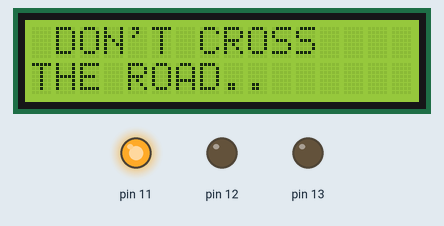
This sketch was run on a simulated Arduino Uno, built with avr-gcc and run on an emulated ATmega328P. Parts: 16×2 character LCD, output pins drawn as LEDs (lit = HIGH).

Above: at 0.1 s.
At 3.1 s:
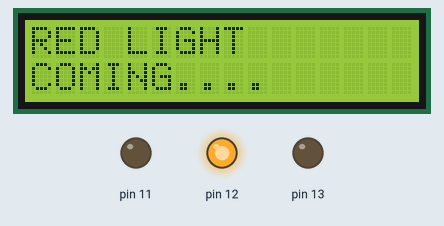
At 5.1 s:
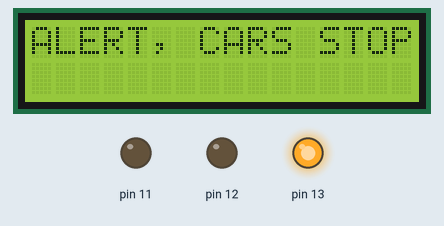
Timing chart, 0 to 129.8 s (numbered marks = the images above):
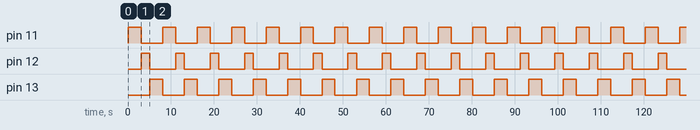

Measured:
- by itself, pin 11, pin 13: alternates HIGH for 3.0 s and LOW for 5.0 s
- by itself, pin 12: alternates HIGH for 2.0 s and LOW for 6.0 s
- by itself, everything shown: repeats every 8.0 s, in 3 steps
- what the display in image 1 shows lasts 2.0 s, from 3.1 s to 5.1 s

The sketch:

traffic_light_with_lcd.ino
```cpp
#include<LiquidCrystal.h>
#define rs 9
#define e 8
#define d4 7
#define d5 6
#define d6 5
#define d7 4


// ddefinir les port connecter sur Arduino

LiquidCrystal lcd(rs, e, d4, d5, d6, d7);

void setup() {
  lcd.begin(16, 2);

  // deinir les port de sorti
  pinMode(11, OUTPUT);
  pinMode(12, OUTPUT);
  pinMode(13, OUTPUT);

}

void loop() {
  // alummage du feu vert uniquement

  digitalWrite(11, HIGH);
  digitalWrite(12, LOW);
  digitalWrite(13, LOW);

  lcd.clear();
  lcd.print(" DON'T CROSS");
  lcd.setCursor(0,1);
  lcd.print("THE ROAD..");
  delay(3000);

  // allumage du feu jaunne uniquement

  digitalWrite(11, LOW);
  digitalWrite(12, HIGH);
  digitalWrite(13, LOW);

  lcd.clear();
  lcd.print("RED LIGHT");
  lcd.setCursor(0,1);
  lcd.print("COMING....");
  delay(2000);

  //alumage du feu rouge uniquement

  digitalWrite(11, LOW);
  digitalWrite(12, LOW);
  digitalWrite(13, HIGH);

  lcd.clear();
  lcd.print("ALERT, CARS STOP!!!");
  delay(3000);


}
```
